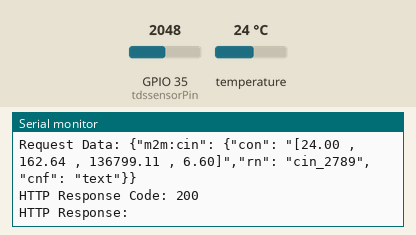
Bench run of a sketch on a simulated ESP32. Shown: the last lines printed to the serial monitor. Inputs (shaded band) come from the test bench; at power-on: temperature 24 °C, GPIO 35 (tdssensorPin) = 2048. WiFi joins after 1.5 s; servers stay silent unless stated; uploads are accepted with an empty reply.

Above: at 3.2 s.
3.3 s: temperature set to 12 °C
At 4.6 s:
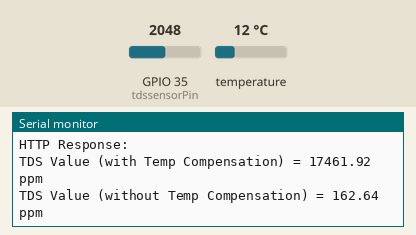
5.9 s: GPIO 35 (tdssensorPin) set to 2866
At 6.91 s:
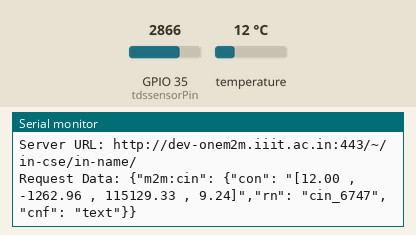
8.5 s: temperature set to 19 °C
At 9.7 s:
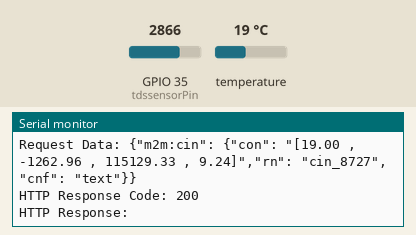
11.1 s: GPIO 35 (tdssensorPin) set to 3603
At 13.7 s:
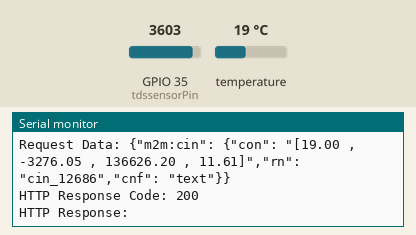
Timing chart, 0 to 14.7 s (numbered marks = the images above; inputs shaded):
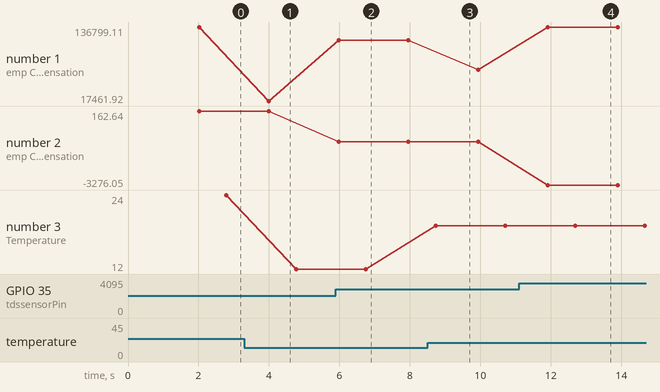

The sketch:

post_onem2m_both.ino
```cpp
#include <WiFiClientSecure.h>
#include <WiFi.h>
#include "OneWire.h"
#include "DallasTemperature.h"
#include <HTTPClient.h>

#define SERIAL Serial

const char* ssid = "SCRC_LAB_IOT";
const char* password = "Scrciiith@123";

// const char* ssid = "myssid1";
// const char* password = "password";

OneWire oneWire(27);
DallasTemperature tempSensor(&oneWire);
#define tdssensorPin 35

int tdssensorValue = 0;
float tdsValue = 0;
float Voltage = 0;
float Temp = 0;
float tdsValue_without_temp = 0;

WiFiClientSecure httpsclient;
WiFiClient client;
HTTPClient http;

#define CSE_IP          "dev-onem2m.iiit.ac.in"
#define CSE_PORT        443
#define HTTPS           false
#define OM2M_ORGIN     "wdmon@20:gpod@llk4"
#define OM2M_MN         "/~/in-cse/in-name/"
#define OM2M_AE         "AE-WM/WM-WD"
#define OM2M_DATA_CONT  "WM-WD-PL00-00/Data"


void setup() {
  Serial.begin(115200);
  tempSensor.begin();
  WiFi.begin(ssid, password);
  while (WiFi.status() != WL_CONNECTED) {
    delay(1000);
    Serial.println("Connecting to WiFi...");
  }
  Serial.println("Connected to WiFi!");
}

void post_onem2m() {

  String data = "[" + String(Temp) +  " , " + String(tdsValue_without_temp) + " , " + String(tdsValue) + " , " + String(Voltage) +"]";

  if (WiFi.status() == WL_CONNECTED) {
    httpsclient.setInsecure();

    // Construct server URL
    String server;
    if (HTTPS) {
      server = "https://" + String(CSE_IP) + ":" + String(CSE_PORT) + String(OM2M_MN);
      http.begin(httpsclient, server + OM2M_AE + "/" + OM2M_DATA_CONT);
    } else {
      server = "http://" + String(CSE_IP) + ":" + String(CSE_PORT) + String(OM2M_MN);
      http.begin(client, server + OM2M_AE + "/" + OM2M_DATA_CONT);
    }
    http.addHeader("X-M2M-Origin", OM2M_ORGIN);
    http.addHeader("Content-Type", "application/json;ty=4");

    String req_data = String() + "{\"m2m:cin\": {"
                      + "\"con\": \"" + data + "\","
                      + "\"rn\": \"" + "cin_" + String(millis()) + "\","
                      + "\"cnf\": \"text\""
                      + "}}";

    Serial.println("Server URL: " + server);
    Serial.println("Request Data: " + req_data);

    int code = http.POST(req_data);
    Serial.println("HTTP Response Code: " + String(code));
    if (code > 0) {
      String payload = http.getString();
      Serial.println("HTTP Response: " + payload);
    } else {
      Serial.println("HTTP Error: " + http.errorToString(code));
    }

    http.end();
  } else {
    Serial.println("WiFi not connected!");
  }
}


void loop() {
  if (WiFi.status() == WL_CONNECTED) {
    tdssensorValue = analogRead(tdssensorPin);
    Voltage = tdssensorValue * 3.3 / 1024.0;

    float compensationCoefficient = 1.0 + 0.02 * (Temp - 25.0);
    float compensationVoltage = Voltage / compensationCoefficient;
    tdsValue = (133.42 * compensationVoltage * compensationVoltage * compensationVoltage
      - 255.86 * compensationVoltage * compensationVoltage
      + 857.39 * compensationVoltage) * 0.5;

    Serial.print("TDS Value (with Temp Compensation) = ");
    Serial.print(tdsValue);
    Serial.println(" ppm");

    float compensationCoefficient_without_temp = 1.0 + 0.02 * (25.0 - 25.0);
    float compensationVoltage_without_temp = Voltage / compensationCoefficient_without_temp;
    tdsValue_without_temp = (133.42 * compensationVoltage_without_temp * compensationVoltage_without_temp
      - 255.86 * compensationVoltage_without_temp * compensationVoltage_without_temp
      + 857.39 * compensationVoltage_without_temp) * 0.5;

    Serial.print("TDS Value (without Temp Compensation) = ");
    Serial.print(tdsValue_without_temp);
    Serial.println(" ppm");

    tempSensor.requestTemperaturesByIndex(0);
    Temp = tempSensor.getTempCByIndex(0);
    Serial.print("Temperature: ");
    Serial.print(Temp);
    Serial.println(" °C");

    post_onem2m();
    // delay(600000);
    delay(1000);
  } else {
    Serial.println("WiFi Disconnected. Reconnecting...");
    WiFi.begin(ssid, password);
    while (WiFi.status() != WL_CONNECTED) {
      delay(1000);
      Serial.println("Connecting to WiFi...");
    }
    Serial.println("Reconnected to WiFi!");
  }
}
```

Measured:
- after the input at 5.9 s, the serial monitor: prints a new line after 0.08 s (image 2)
- after the input at 8.5 s, the serial monitor: prints a new line after 0.23 s (image 3)
- after the input at 11.1 s, the serial monitor: prints a new line after 0.82 s (image 4)
- plotted number 1: 17461.92 → 115129.33 after the input at 5.9 s, 115129.33 → 67535.18 after the input at 8.5 s, 67535.18 → 136626.2 after the input at 11.1 s
- plotted number 2: 162.64 → -1262.96 after the input at 5.9 s, -1262.96 → -3276.05 after the input at 11.1 s
- plotted number 3: 24 → 12 after the input at 3.3 s, 12 → 19 after the input at 8.5 s
